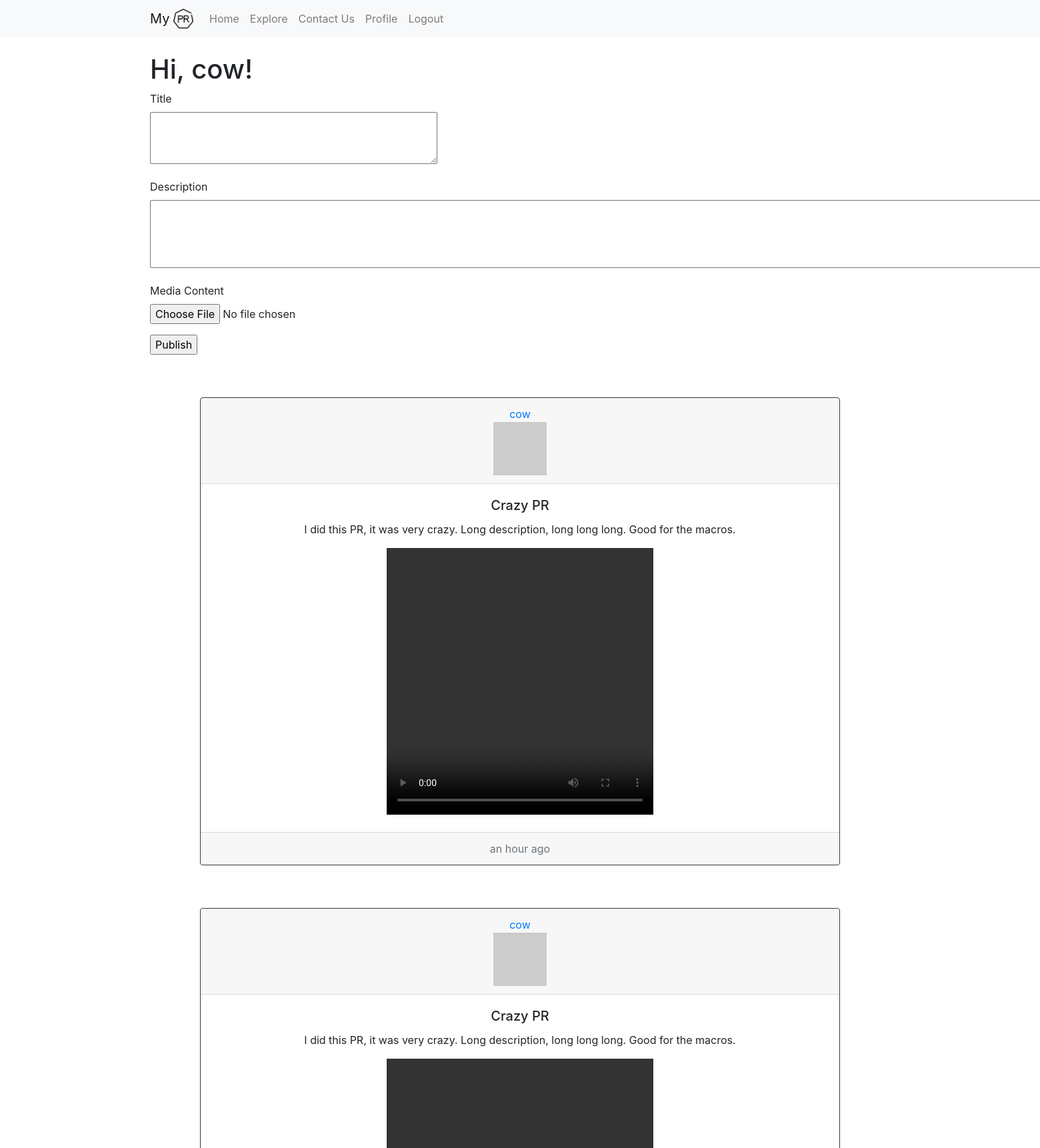
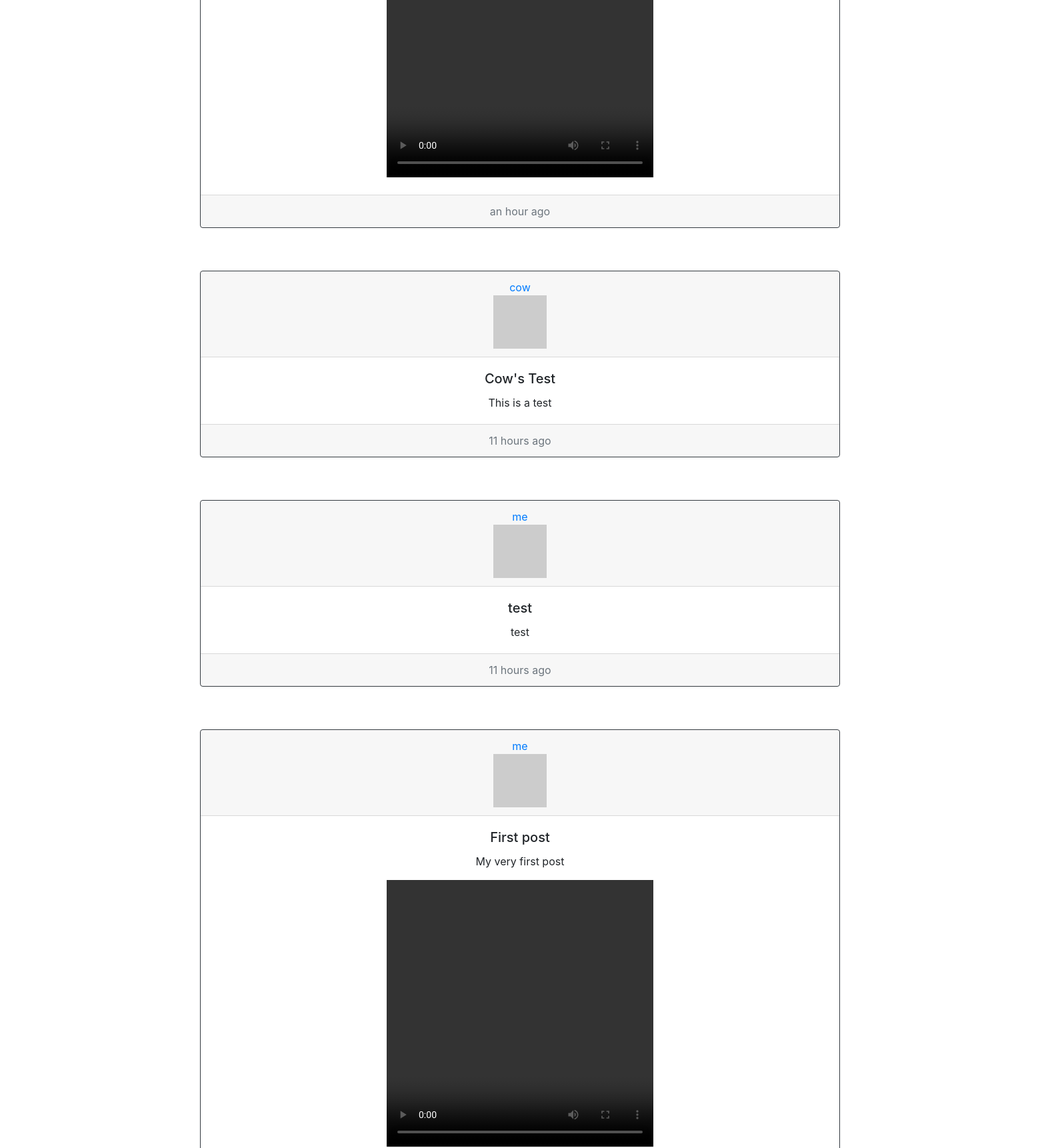
The page /index (signed in, upper part) on the database its author committed (2 pictures, top to bottom).
### app/models.py (models this page shows, shortened)
class User(UserMixin, db.Model):
    id = db.Column(db.Integer, primary_key=True)
    username = db.Column(db.String(64), index=True, unique=True)
    email = db.Column(db.String(120), index=True, unique=True)
    password_hash = db.Column(db.String(128))
    posts = db.relationship('Post', backref='author', lazy='dynamic')
    about_me = db.Column(db.String(140))
    last_seen = db.Column(db.DateTime, default=datetime.utcnow)
    followed = db.relationship(
        'User', secondary=followers,
        primaryjoin=(followers.c.follower_id == id),
        secondaryjoin=(followers.c.followed_id == id),
        backref=db.backref('followers', lazy='dynamic'), lazy='dynamic')
    def avatar(self, size):
        digest = md5(self.email.lower().encode('utf-8')).hexdigest()
        return 'https://www.gravatar.com/avatar/{}?d=identicon&s={}'.format(
            digest, size)
    def followed_posts(self):
        followed = Post.query.join(
            followers, (followers.c.followed_id == Post.user_id)).filter(
                followers.c.follower_id == self.id)
        own = Post.query.filter_by(user_id=self.id)
        return followed.union(own).order_by(Post.timestamp.desc())

class Post(db.Model):
    id = db.Column(db.Integer, primary_key=True)
    title = db.Column(db.String(20))
    body = db.Column(db.String(140))
    img = db.Column(db.String(250))
    timestamp = db.Column(db.DateTime, index=True, default=datetime.utcnow)
    user_id = db.Column(db.Integer, db.ForeignKey('user.id'))

### app/main/routes.py (the view, shortened to what this page needs)
@bp.route('/', methods=['GET', 'POST'])
@bp.route('/index', methods=['GET', 'POST'])
@login_required
def index():
    form = PostForm()
    page = request.args.get('page', 1, type=int)
    posts = current_user.followed_posts().paginate(
        page, current_app.config['POSTS_PER_PAGE'], False)
    next_url = url_for('main.index', page=posts.next_num) \
        if posts.has_next else None
    prev_url = url_for('main.index', page=posts.prev_num) \
        if posts.has_prev else None
    return render_template('index.html', title='Home', form=form,
                           posts=posts.items, next_url=next_url,
                           prev_url=prev_url)

### app/main/forms.py
class PostForm(FlaskForm):
    title = TextAreaField('Title', validators=[
        DataRequired(), Length(min=1, max=30)])
    post = TextAreaField('Description', validators=[
        DataRequired(), Length(min=1, max=700)])
    image = FileField('Image', validators=[FileAllowed(['jpg', 'png', 'mp4'], 'Images (jpg/png) or Videos (mp4) only!')])
    submit = SubmitField('Publish')

### app/models.py (called while the page is built)
@login.user_loader
def load_user(id):
    return User.query.get(int(id))

### app/templates/index.html (shortened to what this page needs)
{% extends "base.html" %}
{% import 'bootstrap/wtf.html' as wtf %}
{% block app_content %}
    <br>
    <h1>Hi, {{ current_user.username }}!</h1>
    {% if form %}
    <form action="" method="POST" enctype="multipart/form-data">
        <p>
            {{ form.title.label }}<br>
            {{ form.title(cols=40, rows=3) }}<br>
        </p>
        <p>
            {{ form.post.label }}<br>
            {{ form.post(cols=150, rows=4) }}<br>
        </p>
        <p>
            <label>Media Content</label>
            <br>
            <input type="file" name="image">
        </p>
        <p>{{ form.submit() }}</p>
    </form>
    <br>
    {% endif %}
    <br>
    {% for post in posts %}
        {% include '_post.html' %}
    {% endfor %}
{% endblock %}

### app/templates/_post.html
 <div class="card border-dark mb-3 text-center center" style="width: 60rem;">
        <div class="card-header">
            <a href="{{ url_for('main.user', username=post.author.username) }}">
                    {{ post.author.username }}
            </a>
            <br>
            <a href="{{ url_for('main.user', username=post.author.username) }}">
                <img src="{{ post.author.avatar(70) }}" />
            </a>
        </div>
        <div class="card-body">
            <h5 class="card-title"> {{ post.title}} </h5>
            <p class="card-text"> {{ post.body }} </p>
            {% if post.img == "None" %}
            {% elif post.img[-3:] == "jpg" or post.img[-3:] == "png" %}
                <img src="{{ post.img }}" alt="User's Media Content" width="400" height="400">
            {% elif post.img[-3:] == "mp4" %}
                <video width="400" height="400" controls>
                    <source src="{{ post.img }}" type="video/mp4" alt="User's Video">
                </video>
                {% endif %}
            </div>
        <div class="card-footer text-muted">
            {{ moment(post.timestamp).fromNow() }}
        </div>
    </div>
<br>
<br>

### app/static/css/main.css (style rules this page uses)
html, body { height: 100%; }
.center { margin: auto; width: 60%; }

### rows shown on the page
User: username "cow"
Post: author.username "cow", title "Crazy PR", body "I did this PR, it was very crazy. Long description, long long long. Good for the macros.", timestamp "an hour ago"
Post: author.username "cow", title "Crazy PR", body "I did this PR, it was very crazy. Long description, long long long. Good for the macros.", timestamp "an hour ago"
Post: author.username "cow", title "Cow's Test", body "This is a test", timestamp "11 hours ago"
Post: author.username "me", title "test", body "test", timestamp "11 hours ago"
Post: author.username "me", title "First post", body "My very first post"
